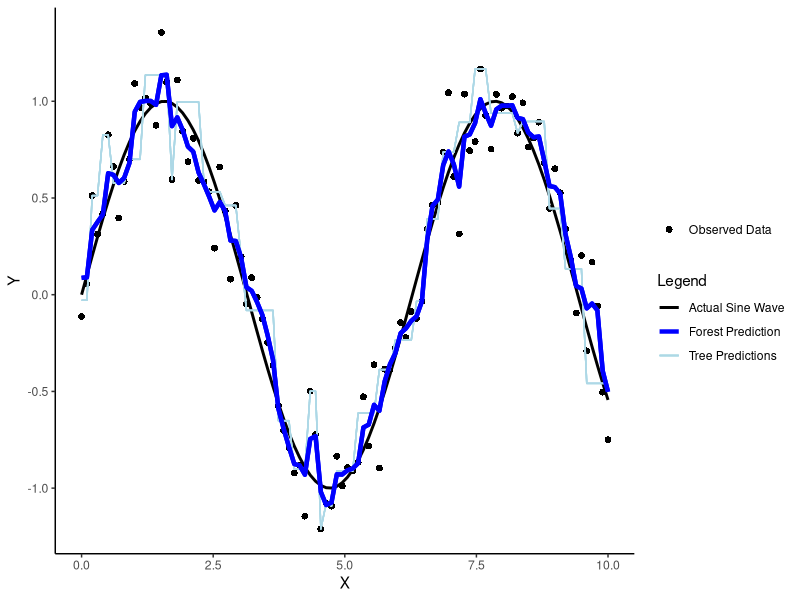
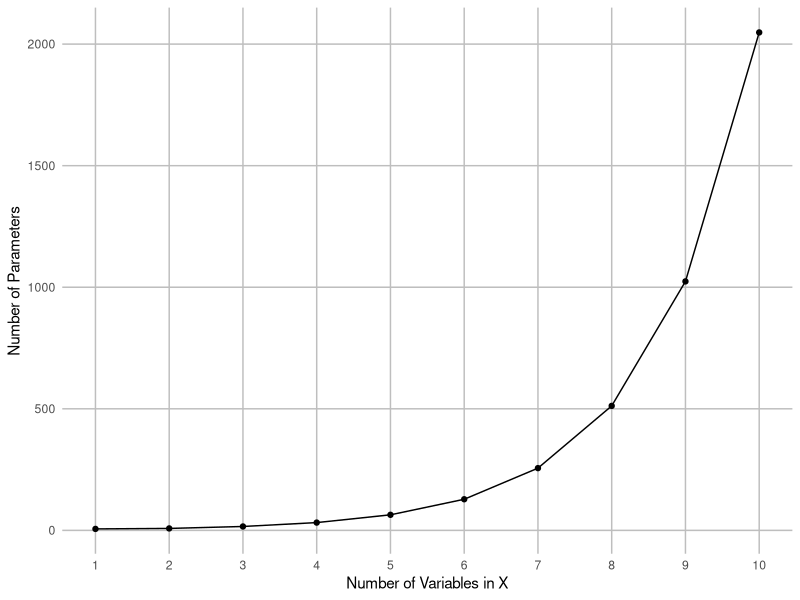
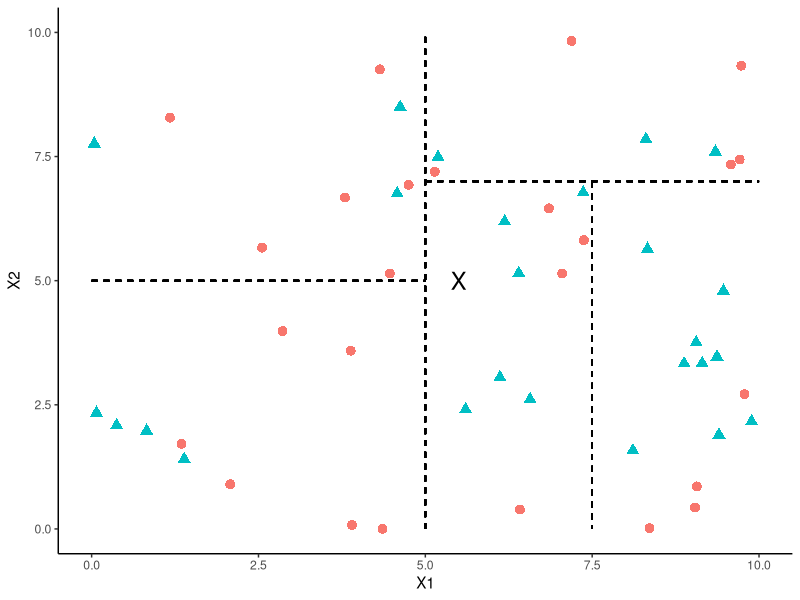
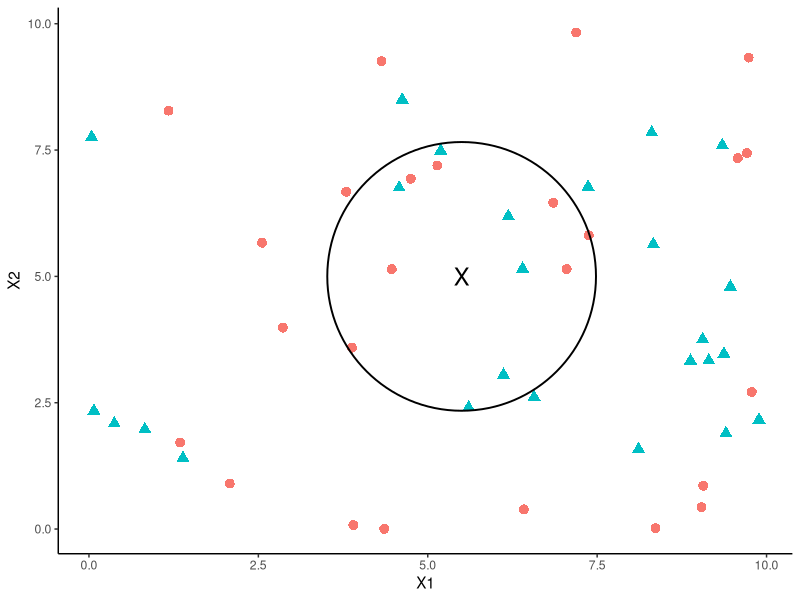
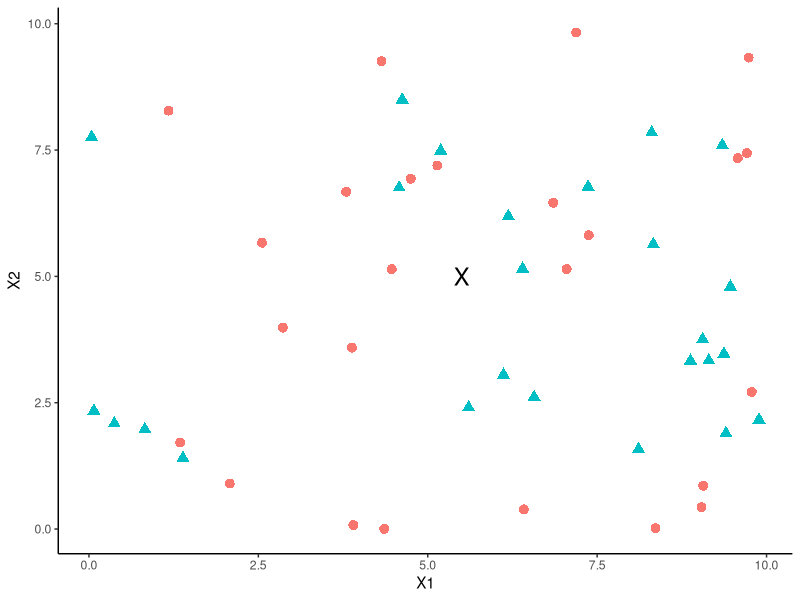
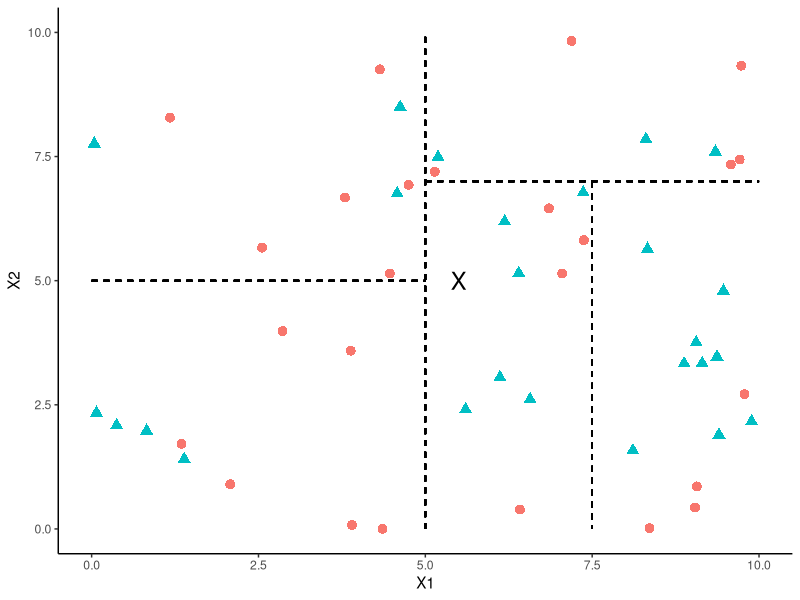
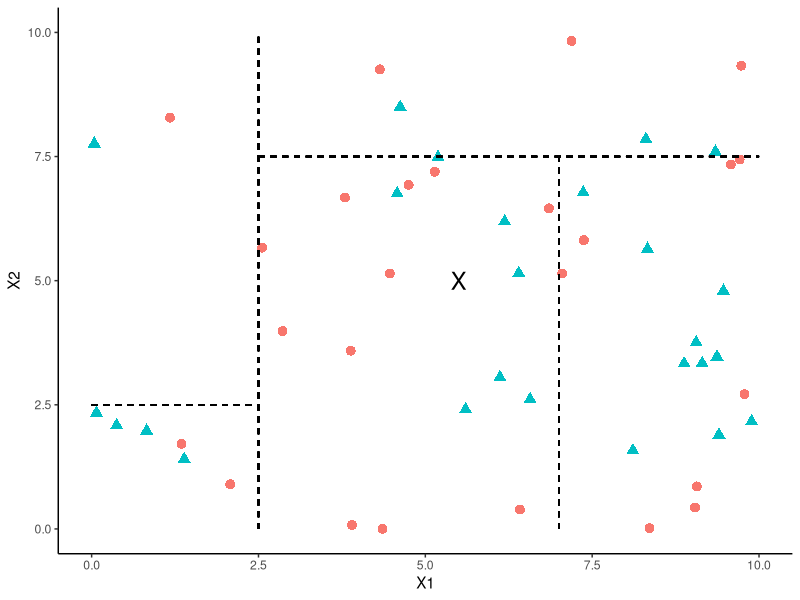
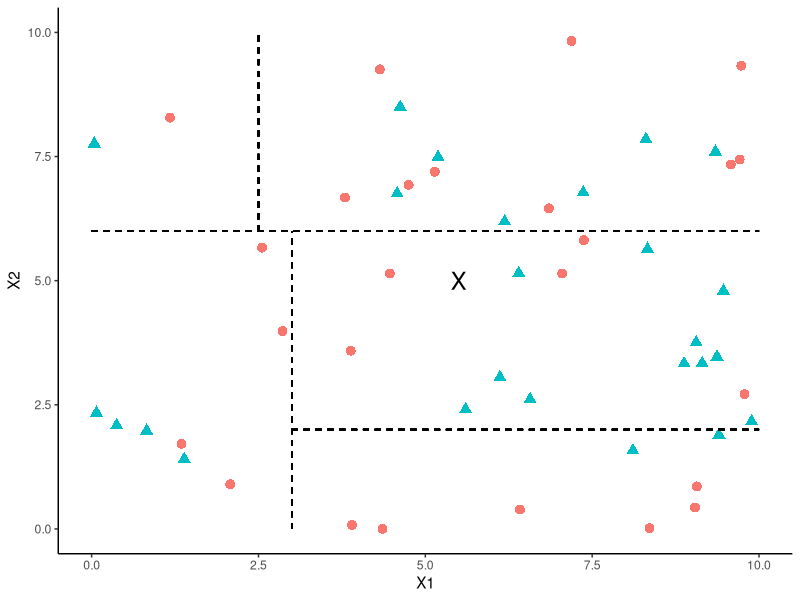

Here is the R script that generated these plots, in order:
# Intro -----------------------------

"
This script makes some intuition tables for the CF section of the paper
"

# Imports ------------------

library(randomForest)
library(tidyverse)

output_path <- "C:/Users/nickm/OneDrive/Acer (new laptop)/Documents/PhD/Tulane University/Projects/Charter School Heterogeneity/Charter_School_Heterogeneity_Project/analysis/output/figures"


# Example of Random Forest smoothing ----------------------

# Generate some example data
set.seed(123)
X <- seq(0, 10, length.out = 100)
Y <- sin(X) + rnorm(100, sd = 0.2)

# Create a data frame
df <- data.frame(X = X, Y = Y)

# Train a random forest with 10 trees
rf <- randomForest(Y ~ X, data = df, ntree = 1000)

plot <- ggplot(df, aes(x = X, y = Y)) +
  geom_point(color = "black", size = 2, aes(shape = "Observed Data")) +
  geom_line(aes(y = sin(X), color = "Actual Sine Wave"), size = 1.0) +
  labs(x = "X", y = "Y") +
  theme_classic()

# Add the first few trees in the random forest
tree_predictions <- predict(rf, df, type = "response", predict.all = TRUE)$individual

for (i in 1:5) {
  plot <- plot + geom_line(aes(y = tree_predictions[, i], color = "Tree Predictions"), size = 0.5)
}

# Add the average prediction of all trees
plot <- plot + geom_line(aes(y = predict(rf, df), color = "Forest Prediction"), size = 1.5)

# Customize colors and labels for the legend
plot <- plot + 
  scale_color_manual(values = c("Actual Sine Wave" = "black", "Tree Predictions" = "lightblue", "Forest Prediction" = "blue")) +
  labs(color = "Legend", shape = "")

# Add the average prediction of all trees
plot <- plot + geom_line(aes(y = predict(rf, df)), color = "blue", size = 1.5)

ggsave(filename = file.path(output_path, "rf_smoothing.png"), plot = plot, 
       width = 8, height = 6, dpi = 300)


# Number of parameters growing rapidly with covariates ---------------------

calculate_parameters <- function(p) {
  # Basic terms: 1 intercept + 1 treatment effect + p main effects
  basic_terms <- 1 + 1 + p
  # Treatment-covariate interactions: p terms
  treatment_covariate_interactions <- p
  
  # Sum of covariate interactions and treatment-covariate interactions
  interaction_terms <- 0
  for (k in 2:p) {
    interaction_terms <- interaction_terms + choose(p, k) + choose(p, k)
  }
  
  total_parameters <- basic_terms + treatment_covariate_interactions + interaction_terms
  return(total_parameters)
}

# Generate data for the plot
max_p <- 10
data <- data.frame(
  p = 1:max_p,
  parameters = sapply(1:max_p, calculate_parameters)
)

# Create the plot
plot <- ggplot(data, aes(x = p, y = parameters)) +
  geom_line() +
  geom_point() +
  labs(
    x = "Number of Variables in X",
    y = "Number of Parameters"
  ) +
  scale_x_continuous(breaks = 1:max_p) +
  theme_minimal() +
  theme(
    panel.grid.major = element_line(color = "grey", size = 0.5), 
    panel.grid.minor = element_blank(), 
    panel.grid.major.y = element_line(color = "grey", size = 0.5), 
    panel.grid.minor.y = element_blank()
  )

ggsave(filename = file.path(output_path, "parameters_vs_variables.png"), plot = plot, 
       width = 8, height = 6, dpi = 300)


# Example Matching Algorithms Graphs -------------------

set.seed(42)
n <- 50
data <- data.frame(
  X1 = runif(n, 0, 10),
  X2 = runif(n, 0, 10),
  Treatment = sample(c("Control", "Treatment"), n, replace = TRUE)
)

# causal tree
plot <- ggplot(data, aes(x = X1, y = X2, shape = Treatment)) +
  geom_point(size = 3, aes(color = Treatment)) +
  scale_shape_manual(values = c(16, 17)) +
  geom_segment(aes(x = 5, y = 0, xend = 5, yend = 10), linetype = "dashed", color = "black") + 
  geom_segment(aes(x = 0, y = 5, xend = 5, yend = 5), linetype = "dashed", color = "black") + 
  geom_segment(aes(x = 5, y = 7, xend = 10, yend = 7), linetype = "dashed", color = "black") + 
  geom_segment(aes(x = 7.5, y = 7, xend = 7.5, yend = 0), linetype = "dashed", color = "black") +
  annotate("text", x = 5.5, y = 5, label = "X", size = 6, color = "black") +  
  labs(
    x = "X1",
    y = "X2"
  ) +
  theme_classic() +
  theme(
    panel.grid.major = element_blank(), 
    panel.grid.minor = element_blank(),
    legend.position = "none"
  )

ggsave(filename = file.path(output_path, "sample_causal_tree.png"), plot = plot, 
       width = 8, height = 6, dpi = 300)

# KNN Euclidean Matching
plot <- ggplot(data, aes(x = X1, y = X2, shape = Treatment)) +
  geom_point(size = 3, aes(color = Treatment)) +
  scale_shape_manual(values = c(16, 17)) +
  annotate("text", x = 5.5, y = 5, label = "X", size = 6, color = "black") +
  annotate("point", x = 5.5, y = 5, shape = 21, size = 90, color = "black", fill = NA, stroke = 1) +  
  labs(
    x = "X1",
    y = "X2"
  ) +
  theme_classic() +
  theme(
    panel.grid.major = element_blank(), 
    panel.grid.minor = element_blank(),
    legend.position = "none"
  )

ggsave(filename = file.path(output_path, "sample_euclidean.png"), plot = plot, 
       width = 8, height = 6, dpi = 300)

# Example causal forest defined weighting ------------------------

# raw data
plot <- ggplot(data, aes(x = X1, y = X2, shape = Treatment)) +
  geom_point(size = 3, aes(color = Treatment)) +
  scale_shape_manual(values = c(16, 17)) +
  annotate("text", x = 5.5, y = 5, label = "X", size = 6, color = "black") + 
  labs(
    x = "X1",
    y = "X2"
  ) +
  theme_classic() +
  theme(
    panel.grid.major = element_blank(), 
    panel.grid.minor = element_blank(),
    legend.position = "none"
  )

ggsave(filename = file.path(output_path, "cf_agg_0.png"), plot = plot, 
       width = 8, height = 6, dpi = 300)

# tree 1
plot <- ggplot(data, aes(x = X1, y = X2, shape = Treatment)) +
  geom_point(size = 3, aes(color = Treatment)) +
  scale_shape_manual(values = c(16, 17)) +
  geom_segment(aes(x = 5, y = 0, xend = 5, yend = 10), linetype = "dashed", color = "black") + 
  geom_segment(aes(x = 0, y = 5, xend = 5, yend = 5), linetype = "dashed", color = "black") + 
  geom_segment(aes(x = 5, y = 7, xend = 10, yend = 7), linetype = "dashed", color = "black") + 
  geom_segment(aes(x = 7.5, y = 7, xend = 7.5, yend = 0), linetype = "dashed", color = "black") +
  annotate("text", x = 5.5, y = 5, label = "X", size = 6, color = "black") +  
  labs(
    x = "X1",
    y = "X2"
  ) +
  theme_classic() +
  theme(
    panel.grid.major = element_blank(), 
    panel.grid.minor = element_blank(),
    legend.position = "none"
  )

ggsave(filename = file.path(output_path, "cf_agg_1.png"), plot = plot, 
       width = 8, height = 6, dpi = 300)

data <- data %>%
  mutate(tree_neighborhood_1 = ifelse(X1 > 5 & X1 < 7.5 & X2 < 7.5, 1, 0))

# tree 2
plot <- ggplot(data, aes(x = X1, y = X2, shape = Treatment)) +
  geom_point(size = 3, aes(color = Treatment)) +
  scale_shape_manual(values = c(16, 17)) +
  geom_segment(aes(x = 2.5, y = 0, xend = 2.5, yend = 10), linetype = "dashed", color = "black") + 
  geom_segment(aes(x = 0, y = 2.5, xend = 2.5, yend = 2.5), linetype = "dashed", color = "black") + 
  geom_segment(aes(x = 2.5, y = 7.5, xend = 10, yend = 7.5), linetype = "dashed", color = "black") + 
  geom_segment(aes(x = 7, y = 0, xend = 7, yend = 7.5), linetype = "dashed", color = "black") +
  annotate("text", x = 5.5, y = 5, label = "X", size = 6, color = "black") +  
  labs(
    x = "X1",
    y = "X2"
  ) +
  theme_classic() +
  theme(
    panel.grid.major = element_blank(), 
    panel.grid.minor = element_blank(),
    legend.position = "none"
  )

data <- data %>%
  mutate(tree_neighborhood_2 = ifelse(X1 > 2.5 & X1 < 7 & X2 < 7.5, 1, 0))

ggsave(filename = file.path(output_path, "cf_agg_2.png"), plot = plot, 
       width = 8, height = 6, dpi = 300)

# tree 3
plot <- ggplot(data, aes(x = X1, y = X2, shape = Treatment)) +
  geom_point(size = 3, aes(color = Treatment)) +
  scale_shape_manual(values = c(16, 17)) +
  geom_segment(aes(x = 0, y = 6, xend = 10, yend = 6), linetype = "dashed", color = "black") + 
  geom_segment(aes(x = 3, y = 0, xend = 3, yend = 6), linetype = "dashed", color = "black") + 
  geom_segment(aes(x = 2.5, y = 6, xend = 2.5, yend = 10), linetype = "dashed", color = "black") + 
  geom_segment(aes(x = 3, y = 2, xend = 10, yend = 2), linetype = "dashed", color = "black") +
  annotate("text", x = 5.5, y = 5, label = "X", size = 6, color = "black") +  
  labs(
    x = "X1",
    y = "X2"
  ) +
  theme_classic() +
  theme(
    panel.grid.major = element_blank(), 
    panel.grid.minor = element_blank(),
    legend.position = "none"
  )

data <- data %>%
  mutate(tree_neighborhood_3 = ifelse(X1 > 3 & X2 < 6 & X2 < 2.5, 1, 0),
         tree_neighborhood_agg = tree_neighborhood_1 + tree_neighborhood_2 + tree_neighborhood_3)

ggsave(filename = file.path(output_path, "cf_agg_3.png"), plot = plot, 
       width = 8, height = 6, dpi = 300)

# tree defined kernel
plot <- ggplot(data, aes(x = X1, y = X2, shape = Treatment, color = Treatment)) +
  geom_point(size = 3, aes(alpha = tree_neighborhood_agg)) +
  scale_shape_manual(values = c(16, 17)) +
  scale_alpha_continuous(range = c(0.2, 1.5)) +  
  annotate("text", x = 5.5, y = 5, label = "X", size = 6, color = "black") + 
  labs(
    x = "X1",
    y = "X2"
  ) +
  theme_classic() +
  theme(
    panel.grid.major = element_blank(), 
    panel.grid.minor = element_blank(),
    legend.position = "none"
  )

ggsave(filename = file.path(output_path, "cf_kernel.png"), plot = plot, 
       width = 8, height = 6, dpi = 300)














